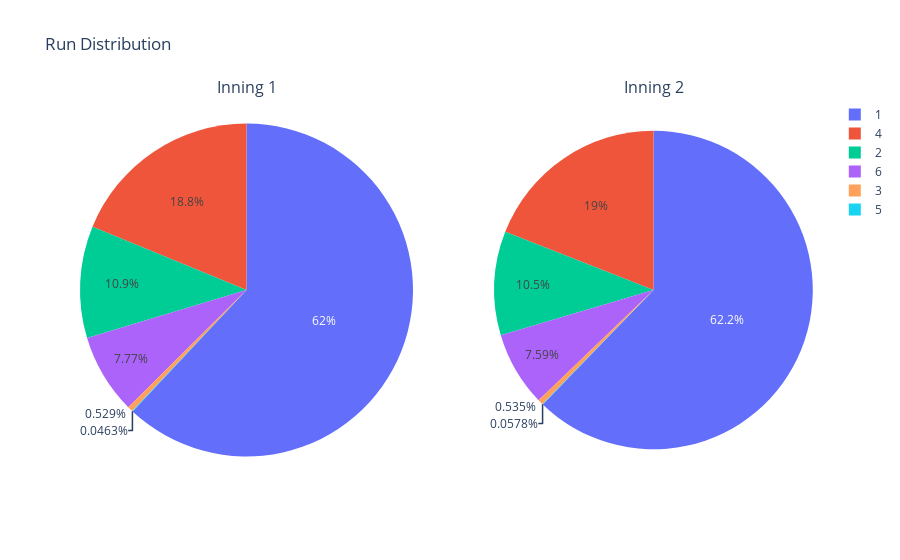

Here is the notebook cell this chart was saved with:
### Markdown cell above
### Distribution of Runs in both innings<a id="3a"></a>

### Code cell
dist = [];inn1 = [];inn2 = []
for inn in [1,2]:
    for run in [1,2,3,4,5,6]:
        a = df[(df['inning']==inn) & (df['batsman_runs']==run)]
        dist.append((inn,run,len(a)))
for i in dist[:6]:
    inn1.append(i[2])
for i in dist[6:]:
    inn2.append(i[2])    
labels = ['1','2','3','4', '5', '6']

fig = make_subplots(
    rows=1, cols=2, specs=[[{'type':'domain'}, {'type':'domain'}]],
    subplot_titles=("Inning 1", "Inning 2"))

fig.add_trace(go.Pie(labels=labels, values=inn1, scalegroup='one',name = '1st Inning'), 1, 1)
fig.add_trace(go.Pie(labels=labels, values=inn2, scalegroup='one', name = '2nd Inning'), 1, 2)

fig.update_layout(title_text='Run Distribution')
iplot(fig)

### Figure 1 — Plotly figure (JSON) as saved in the notebook; plotly's stock layout.template omitted (floating-point values rounded to 4 significant figures)
{"data": [{"domain": {"x": [0.0, 0.45], "y": [0.0, 1.0]}, "labels": ["1", "2", "3", "4", "5", "6"], "name": "1st Inning", "scalegroup": "one", "type": "pie", "values": [37489, 6573, 320, 11364, 28, 4701]}, {"domain": {"x": [0.55, 1.0], "y": [0.0, 1.0]}, "labels": ["1", "2", "3", "4", "5", "6"], "name": "2nd Inning", "scalegroup": "one", "type": "pie", "values": [34448, 5835, 296, 10544, 32, 4201]}], "layout": {"annotations": [{"font": {"size": 16}, "showarrow": false, "text": "Inning 1", "x": 0.225, "xanchor": "center", "xref": "paper", "y": 1.0, "yanchor": "bottom", "yref": "paper"}, {"font": {"size": 16}, "showarrow": false, "text": "Inning 2", "x": 0.775, "xanchor": "center", "xref": "paper", "y": 1.0, "yanchor": "bottom", "yref": "paper"}], "title": {"text": "Run Distribution"}}}
